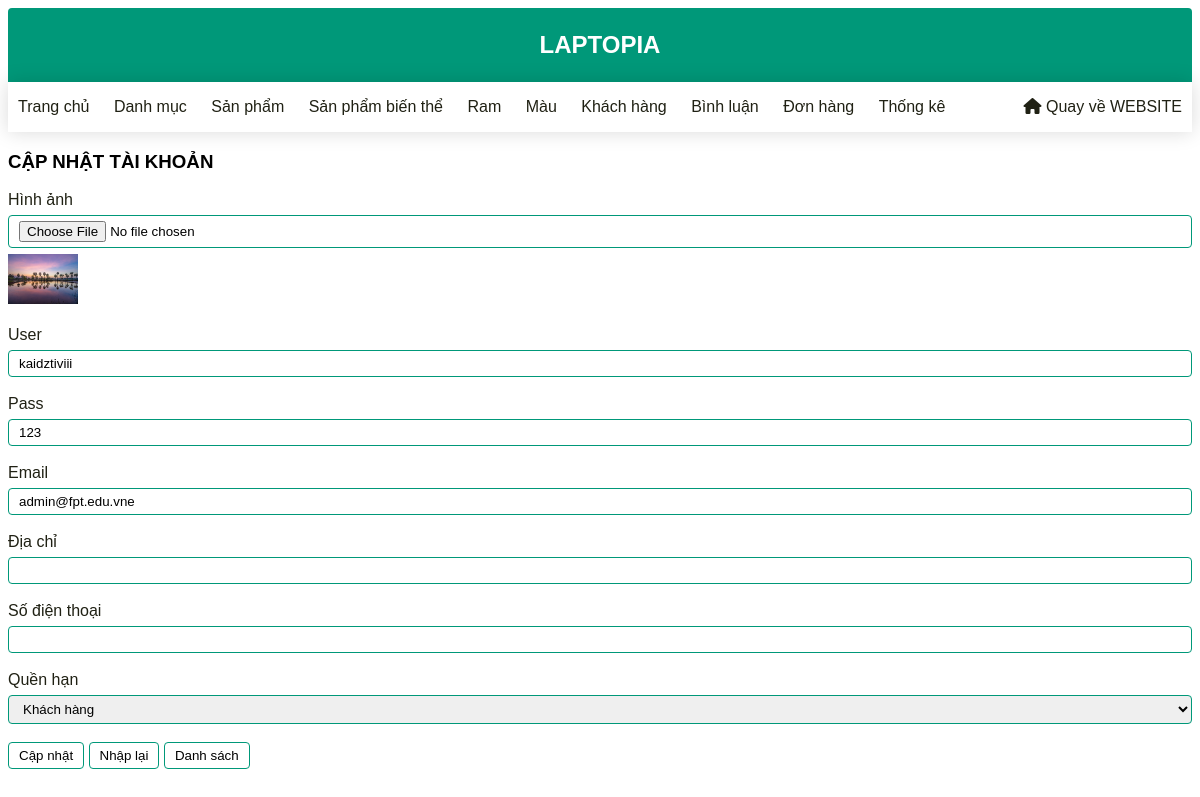
Page /admin/index.php?act=edittk&idtk=20 (signed in) on the committed database.
### tables this page shows
CREATE TABLE `tai_khoan` (
  `id` int NOT NULL,
  `user` varchar(50) NOT NULL,
  `pass` varchar(50) NOT NULL,
  `img` varchar(255) DEFAULT NULL,
  `email` varchar(50) NOT NULL,
  `address` varchar(50) DEFAULT NULL,
  `tel` varchar(50) DEFAULT NULL,
  `role` int NOT NULL DEFAULT '0' COMMENT '0.Người dùng\r\n1.Admin'
);

### global.php (called while the page is built)
<?php
$image_path="../upload/";
?>

### model/pdo.php (called while the page is built, shortened)
<?php
function pdo_get_connection(){
    $servername = "localhost";
    $username = "root";
    $password = "";
    try {
        $conn = new PDO("mysql:host=$servername;dbname=da1", $username, $password);
        $conn->setAttribute(PDO::ATTR_ERRMODE, PDO::ERRMODE_EXCEPTION);
        return $conn;
    } catch(PDOException $e) {
        echo "Connection failed: " . $e->getMessage();
    }
}
function pdo_query_one($sql){
    $sql_args=array_slice(func_get_args(),1);
    try{
        $conn=pdo_get_connection();
        $stmt=$conn->prepare($sql);
        $stmt->execute($sql_args);
        $row=$stmt->fetch(PDO::FETCH_ASSOC);
        return $row;
    }
    catch(PDOException $e){
        throw $e;
    }
    finally{
        unset($conn);
    }
}
?>

### model/taikhoan.php (called while the page is built, shortened)
<?php
function loadone_taikhoan($idtk){
    $sql = "select * from tai_khoan where id = $idtk";
    $result = pdo_query_one($sql);
    return $result;
}
?>

### admin/taikhoan/edit.php (the view, shortened to what this page needs)
<div class="mb10">
    <h3>CẬP NHẬT TÀI KHOẢN</h3>
</div>
<div class="formcontent">
    <form action="index.php?act=edittk" method="post" enctype="multipart/form-data">
        <div>
            <label>Hình ảnh</label><br>
            <input type="file" name="img">
            <?php $img=$image_path.$onetk['img']; if(is_file($img)) : ?>
                 <img style="margin-top: 6px;" src="<?php echo $img ?>" alt="" width="70px" height="50px">
            <?php else : ?>
                  <span style="color: red; font-size: 14px;">Không có ảnh!</span>
            <?php endif ?>
        </div><br>
        <div>
            <label>User</label><br>
            <input type="text" name="user" value="<?php echo $onetk['user'] ?>" required>
        </div><br>
        <div>
            <label>Pass</label><br>
            <input type="text" name="pass" value="<?php echo $onetk['pass'] ?>" required>
        </div><br>
        <div>
            <label>Email</label><br>
            <input type="text" name="email" value="<?php echo $onetk['email'] ?>" readonly>
        </div><br>
        <div>
            <label>Địa chỉ</label><br>
            <input type="text" name="address" value="<?php echo $onetk['address'] ?>">
        </div><br>
        <div>
            <label>Số điện thoại</label><br>
            <input type="text" name="tel" value="<?php echo $onetk['tel'] ?>">
        </div><br>
        <div>
            <label>Quền hạn</label><br>
            <select name="role">
                <option value="0" <?php echo ($onetk['role'] == 0) ? 'selected' : ''; ?>>Khách hàng</option>
            </select>
        </div><br>
        <input name="edittk" type="submit" value="Cập nhật">
        <input type="reset" value="Nhập lại">
        <a href="index.php?act=listtk"><input type="button" value="Danh sách"></a><br>
    </form>
</div>

### css/admin.css (style rules this page uses)
* { box-sizing: border-box; font-family: 'Tahoma', Geneva, Verdana, sans-serif; }
.mb10 { margin-bottom: 10px; }
.formcontent input[type="submit"], .formcontent input[type="reset"], .formcontent input[type="button"] { border: 1px solid #009879; border-radius: 4px; padding: 5px 10px; background-color: white; }
.formcontent input[type="text"], .formcontent input[type="number"], .formcontent input[type="email"], .formcontent input[type="password"], .formcontent input[type="file"] { width: 100%; border: 1px solid #009879; padding: 5px 10px; border-radius: 4px; margin-top: 6px; }
.formcontent label { color: #202114; }
select { width: 100%; padding: 5px 10px; border-radius: 4px; border: 1px solid #009879; margin-top: 6px; }

### rows in the picture
tai_khoan: img (picture), user "kaidztiviii", pass "123", email "admin@fpt.edu.vne", role "Khách hàng"
